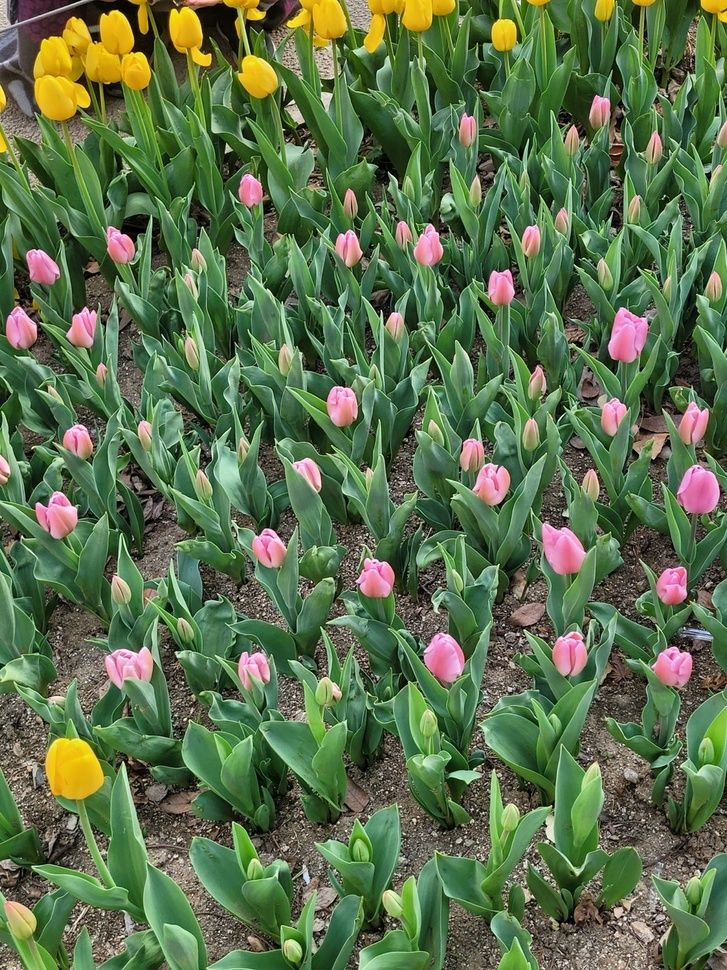
#> input picture front/src/img/slide1.jpg, 727 x 970 px, shrunk from 1080 x 1440 before the run
$ python -i cv2_histogram.py   (imports and definitions only)
#> lines starting #> are read from the running program, lines starting #| are printed output that depends on the picture
import cv2
import numpy as np

def calculate_histogram(image):
    # 이미지를 OpenCV 형식으로 변환 (Pillow -> OpenCV)
    image = cv2.cvtColor(np.array(image), cv2.COLOR_RGB2BGR)
#> image is the input picture: shape (970, 727, 3); mean B, G, R 74.9, 112.5, 90.7

    # 이미지의 각 채널(B, G, R)을 분리합니다.
    b, g, r = cv2.split(image)
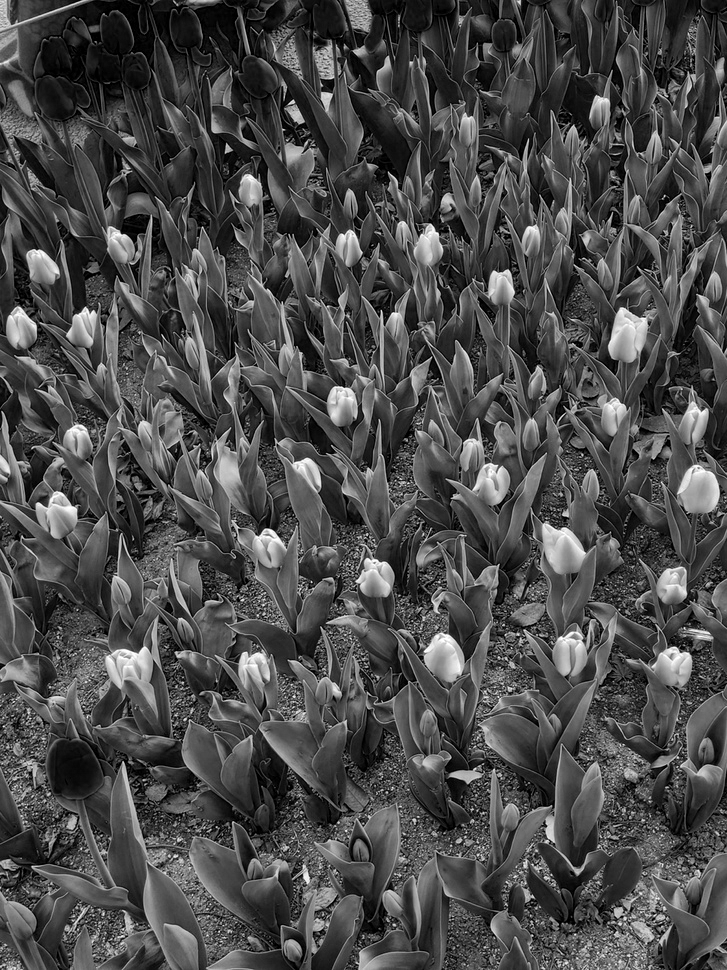
#> b: shape (970, 727); min 0, max 255, mean 74.9
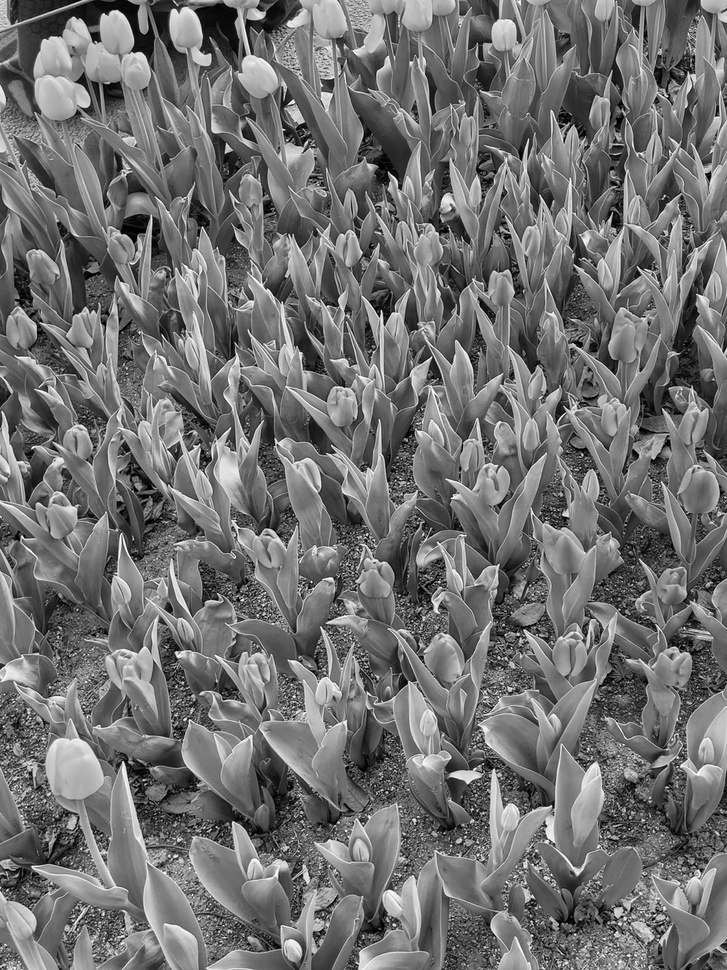
#> g: shape (970, 727); min 0, max 255, mean 112.5
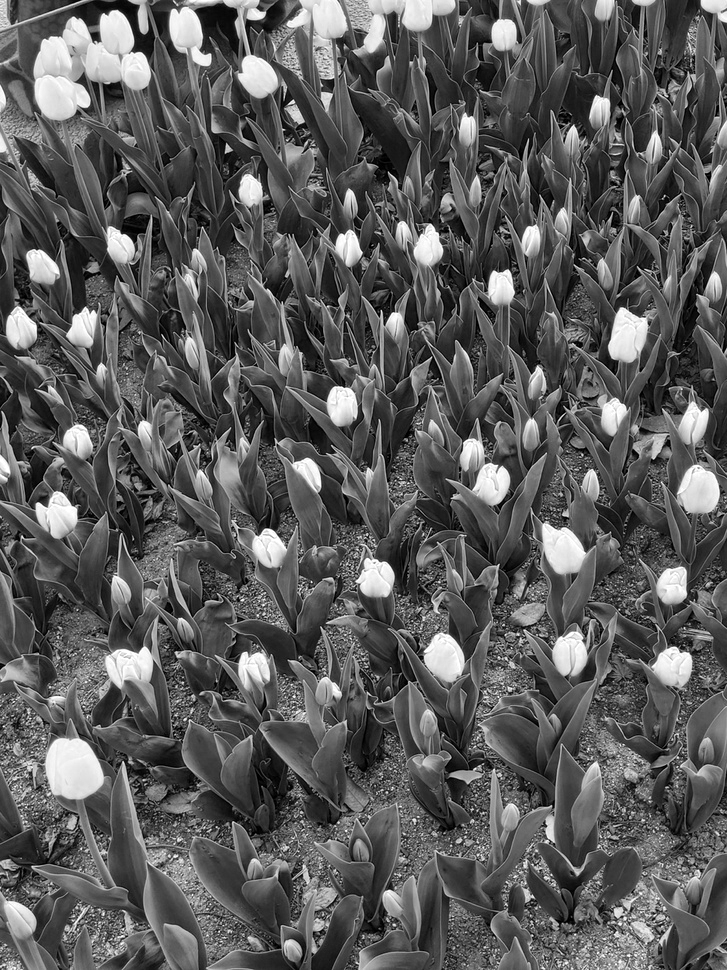
#> r: shape (970, 727); min 0, max 255, mean 90.7

    # 각 채널에 대한 히스토그램 계산
    hist_b = cv2.calcHist([b], [0], None, [256], [0, 256])
#> hist_b = 256 values, max 10178 at index 0, min 30 at index 253, mean 2754.6
    hist_g = cv2.calcHist([g], [0], None, [256], [0, 256])
#> hist_g = 256 values, max 6469 at index 108, min 24 at index 254, mean 2754.6
    hist_r = cv2.calcHist([r], [0], None, [256], [0, 256])
#> hist_r = 256 values, max 6832 at index 57, min 307 at index 254, mean 2754.6

    # 히스토그램을 정규화
    cv2.normalize(hist_b, hist_b, 0, 1, cv2.NORM_MINMAX)
    cv2.normalize(hist_g, hist_g, 0, 1, cv2.NORM_MINMAX)
    cv2.normalize(hist_r, hist_r, 0, 1, cv2.NORM_MINMAX)

    # 딕셔너리 형태로 반환
    histogram_data = {
        'blue': hist_b,
        'green': hist_g,
        'red': hist_r
    }

    return histogram_data


def compare_histogram(hist1, hist2):
    # 히스토그램 비교 방법 설정
    method = cv2.HISTCMP_INTERSECT

    # 히스토그램 비교 수행
    ret_b = cv2.compareHist(hist1['blue'], hist2['blue'], method) / np.sum(hist1['blue'])
    ret_g = cv2.compareHist(hist1['green'], hist2['green'], method) / np.sum(hist1['green'])
    ret_r = cv2.compareHist(hist1['red'], hist2['red'], method) / np.sum(hist1['red'])
    ret = (ret_b + ret_g + ret_r) / 3
    print("히스토그램 비교!")
    print(ret)
    return ret

>>> import cv2
>>> picture = cv2.cvtColor(cv2.imread('../../front/src/img/slide1.jpg'), cv2.COLOR_BGR2RGB)
>>> result = calculate_histogram(picture)
#> result = 3 items

$ run again, on front/src/img/slide2.jpg
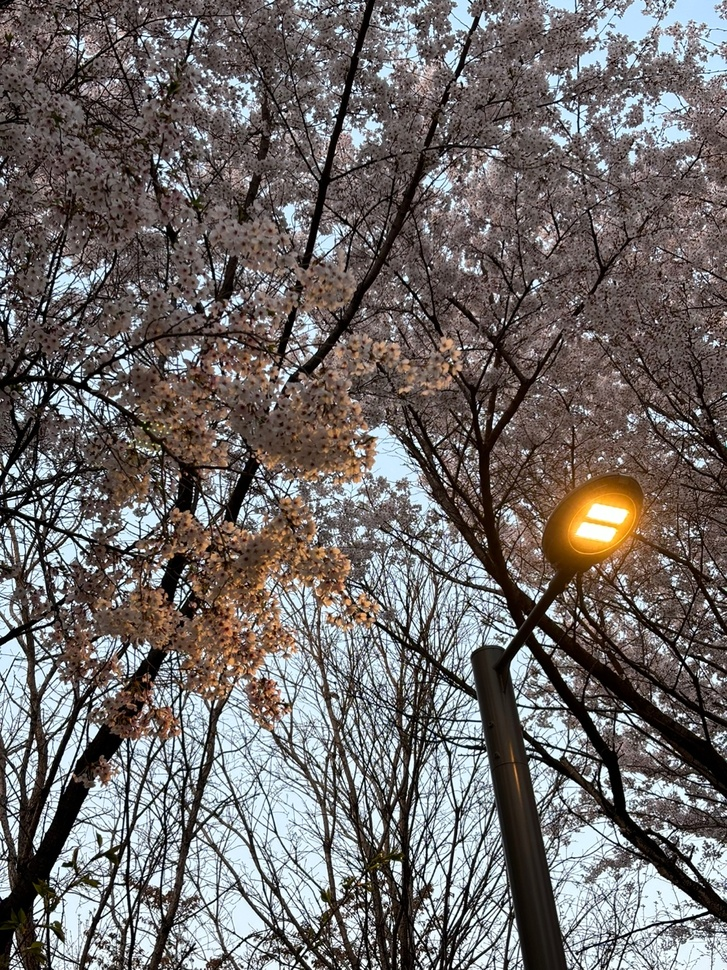
#> input picture front/src/img/slide2.jpg, 727 x 970 px, shrunk from 1080 x 1440 before the run
#> in calculate_histogram, image is the input picture: shape (970, 727, 3); mean B, G, R 104, 105.6, 110.5
#> in calculate_histogram, `b, g, r = cv2.split(image)`:
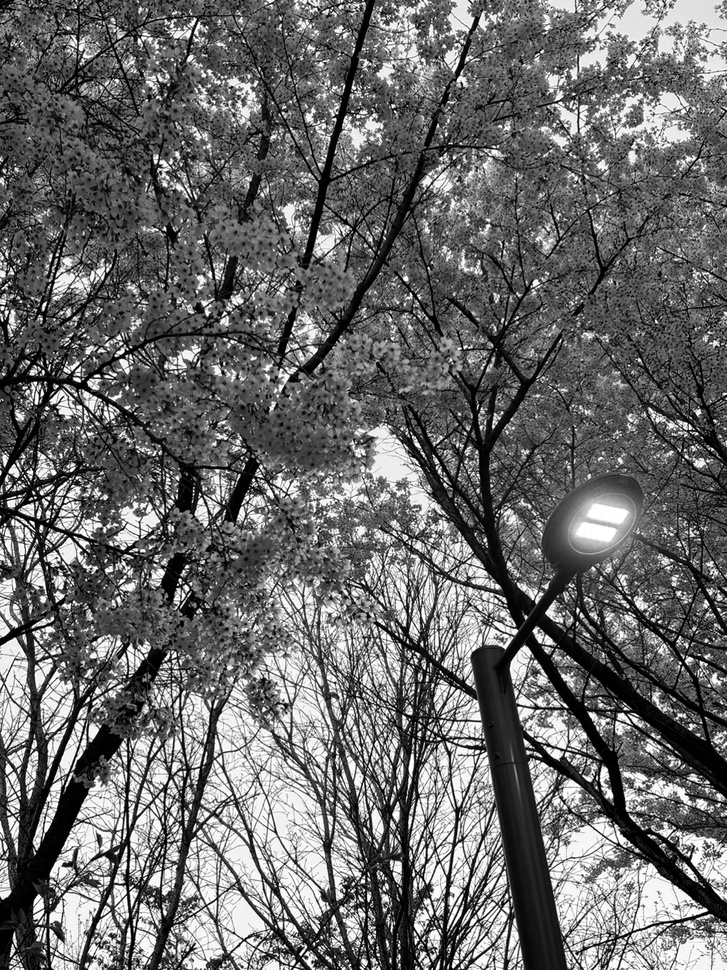
#> g: shape (970, 727); min 0, max 255, mean 105.6
#> in calculate_histogram, `b, g, r = cv2.split(image)`:
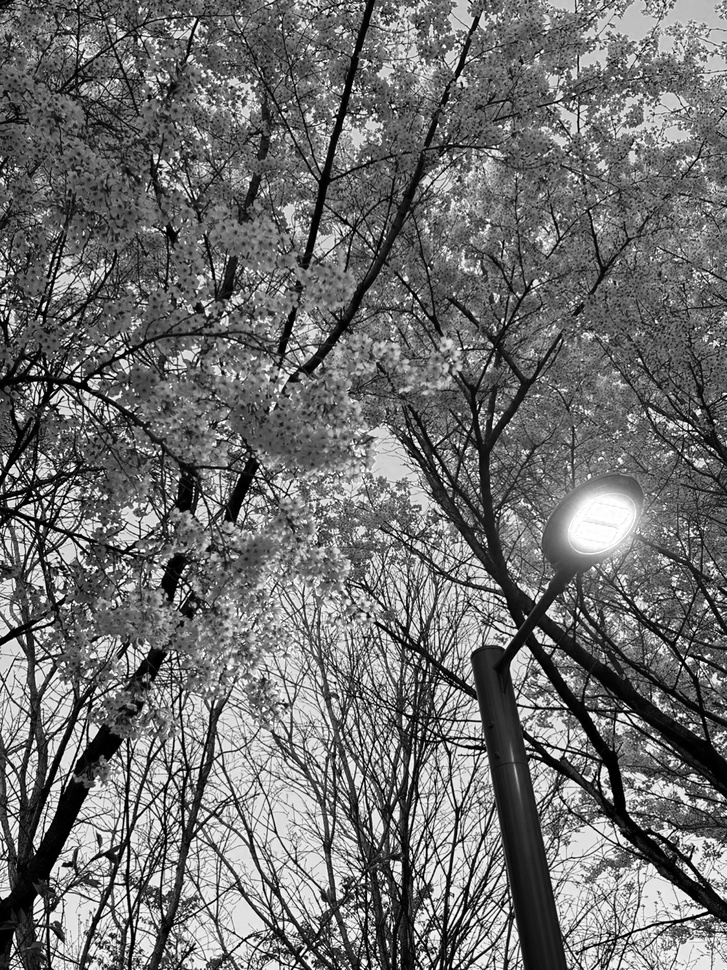
#> r: shape (970, 727); min 0, max 255, mean 110.5
#> hist_b = 256 values, max 33958 at index 255, min 1113 at index 185, mean 2754.6
#> hist_g = 256 values, max 11889 at index 0, min 1157 at index 215, mean 2754.6
#> hist_r = 256 values, max 5048 at index 89, min 532 at index 253, mean 2754.6
#> result = 3 items
